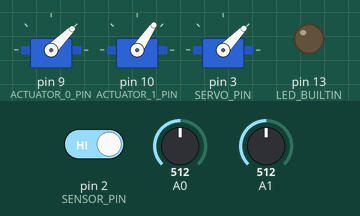
A sketch run on a simulated Arduino Uno, built with avr-gcc and run on an emulated ATmega328P. Parts: 3 × servo, output pins drawn as LEDs (lit = HIGH). The inputs (shaded band) are chosen by the test bench; at power-on: pin 2 (SENSOR_PIN) HIGH, A0 = 512, A1 = 512. What the sketch prints to the serial monitor is not drawn.

Above: at 10.6 s.
10.7 s: pin 2 (SENSOR_PIN) driven LOW
At 13.4 s:
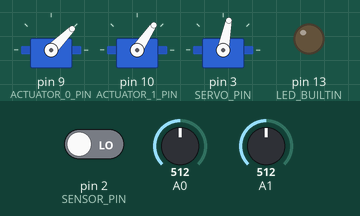
At 15.0 s:
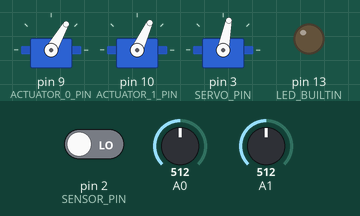
16.7 s: pin 2 (SENSOR_PIN) driven HIGH
At 33.0 s:
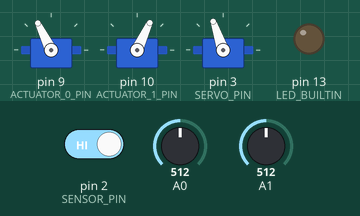
Timing chart, 0 to 34.1 s (numbered marks = the images above; inputs shaded):
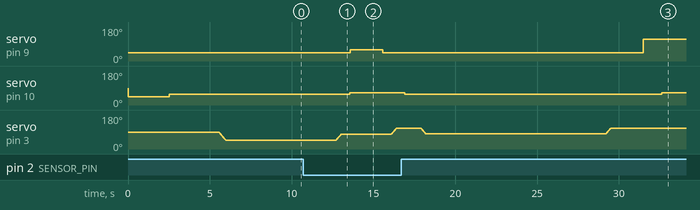

Measured:
- after the input at 10.7 s, servo on pin 9 (ACTUATOR_0_PIN): 45° → 60° after 2.9 s, → 45° 2.0 s later; servo on pin 10 (ACTUATOR_1_PIN): 56° → 65° after 2.8 s; servo on pin 3 (SERVO_PIN): moves from 46° to 109° over 3.7 s, starting after 2.0 s
- after the input at 16.7 s, servo on pin 9 (ACTUATOR_0_PIN): 45° → 116° after 14.8 s

The sketch:

kattkran.ino
```cpp
#include "kattkran_extension.h"
#include <Servo.h>

bool is_water_on=false ;

Kattkran kattkran ;

void setup () {
  Serial.begin(9600);
  kattkran.init();

  delay(DELAY_AFTER_COMPLETION);
}

void loop() {
/*
see flow shart for execution order
QUESTION does the loop look good?
*/

  if (!is_water_on && kattkran.sensor()){//turn the water on
    kattkran.go_to_rest() ;
    delay(500);
    //restposition probebly pointing away from tap
    kattkran.circular_motion(false);
    delay(500);
    //resting position pointing towardes tap
    kattkran.turn_water_on();
    delay(500);
    is_water_on=true ;
    kattkran.go_to_rest();
    delay(500);
  }
  else if (is_water_on){
    kattkran.time_limit() ;
    delay(500);
    kattkran.turn_water_off();
    delay(500);
    is_water_on=false;
    kattkran.go_to_rest();

    delay(4000);
    kattkran.circular_motion(true);
    delay(4000);
    delay(DELAY_AFTER_COMPLETION);
  }
}
```

kattkran_extension.cpp
```cpp
#include "Arduino.h"
#include "kattkran_extension.h"
#include <Servo.h>

// TODO every function included in kattkran.h


void Kattkran::init(){
    pinMode(SENSOR_PIN,INPUT);

    _actuator0.attach(ACTUATOR_0_PIN);
    _actuator1.attach(ACTUATOR_1_PIN);
    pinMode(LED_BUILTIN, OUTPUT);
    _actuators_go_to_min();
    delay(2000);
    _servo.attach(SERVO_PIN);
    go_to_rest();
    delay(2000);
    _circulate(AWAY_ANGLE);
    delay(500);
}


bool Kattkran::sensor(){

  // NOTE currently the internal led active when motion is detected
  // NOTE the sensor react with a LOW signal

  if (digitalRead(SENSOR_PIN) == LOW) {// check if the input is active
    //digitalWrite(LED_BUILTIN, HIGH);  // turn LED ON
    if (_pir_state == HIGH) {
      // we have just turned on
      Serial.println("Motion detected!");
      // We only want to print on the output change, not state
      _pir_state = LOW;
    }
    return true;
  }
  else {//no motion detected
    //digitalWrite(LED_BUILTIN, LOW); // turn LED OFF
    if (_pir_state == LOW){
      // we have just turned of
      Serial.println("Motion ended!");
      // We only want to print on the output change, not state
      _pir_state = HIGH;
    }
    return false;
  }
}

void Kattkran::circular_motion(bool direction, byte speed) {

  Serial.print("Circulating ");
  if (direction) {//this if/else determen the goal angle
    Serial.print("away from tap\n");
    _circulate(AWAY_ANGLE,speed);
  }
  else{ //angle=false
  Serial.print("towardes tap\n");
    _circulate(TAP_ANGLE,speed);
  }


}

void Kattkran::go_to_rest() {
  Serial.print("Going to rest");

  byte const ROTATION_DEVIATION=10;//the amount of degres we can be from tap in ordet to requst rotatiron
  bool rotate;//is true if we are close to the tap and need ta rotate

  //if statments below tells us if we shoud rotate
  if (TAP_ANGLE-ROTATION_DEVIATION <_servo.read() &&  _servo.read()<ROTATION_DEVIATION+TAP_ANGLE){
    rotate=true;
    Serial.print(", with rotation");
    }
  else
    rotate=false ;

  if (rotate)// rotate if we shoud rotate
    _circulate(GOING_TO_REST_ROTATION_ANGLE);
  delay(500);
  //move the actuators simotainiously
  _actuator0.write(ACTUATOR_0_REST);
  _actuator1.write(ACTUATOR_1_REST);
  _wait_on_actuator(ACTUATOR_0_REST,A0);
  _wait_on_actuator(ACTUATOR_1_REST,A1);
  delay(1000);
 if (rotate)//rotate back again
  _circulate(TAP_ANGLE);

  Serial.print(".\n") ;
}

void Kattkran::turn_water_on() {
  //_circulate(TAP_ANGLE);
  //_actuators_go_to_min();
  Serial.println("Turning water on.");
  _move_actuator(ACTUATOR_1_OPEN_TAP,A1, &_actuator1);
  Serial.println("Actuator0 open tap");
  _move_actuator(ACTUATOR_0_OPEN_TAP,A0, &_actuator0);
  delay(2000);
  _move_actuator(PUMP_0_MIN, A0, &_actuator0);
}

void Kattkran::turn_water_off() {
  //_circulate(TAP_ANGLE);
  //_actuators_go_to_min();
  _circulate(GOING_TO_REST_ROTATION_ANGLE);
  delay(2000);
  Serial.println("Turning water off.");
  _move_actuator(ACTUATOR_0_CLOSE_TAP_1_MOVE,A0, NULL);
  delay(1000);
  _move_actuator(ACTUATOR_1_CLOSE_TAP,A1, NULL);
  delay(2000);
  _circulate(TAP_ANGLE);
  delay(1000);
  _move_actuator(PUMP_0_MIN,A0, NULL);
  delay(4000);
  _move_actuator(PUMP_0_MAX, A0, NULL);
  _circulate(GOING_TO_REST_ROTATION_ANGLE);
  _actuators_go_to_min();
}

void Kattkran::time_limit(){
  Serial.println("Waiting on cat to leave.");
  int t=0; //time unit
  while(t<WAIT_TIME){
    if(sensor())
      t=0; //cat's back

    else{
      delay(100);
      t+=100; //if cat isn't there, ++ time unit to later exit function
    }

  }
}


void Kattkran::_circulate(byte goal_angle,byte speed){

  Serial.print("Circulating.");
  Serial.print(goal_angle, DEC);
  Serial.println("");
  byte current_angle = _servo.read();//the angle that vill change in the function, it start with the ltest writen value.
  Serial.print(current_angle, DEC);
  bool increase_angle;//if true increase curren_angle
  increase_angle=(current_angle<goal_angle);
  while (goal_angle != current_angle) {
    //this loop will change the curren_angle until curren_angle and goal is same

    _servo.write(current_angle) ;
    delay(speed) ;
    if (increase_angle)
      ++current_angle;
    else
      --current_angle;
  }
  Serial.println("Current angle");
  Serial.print(current_angle, DEC);
  Serial.print("Circulation ended.\n");
}

void Kattkran::_move_actuator(byte position, byte actuator_read_pin, Servo *actuator_object) {

  //the if statnts below ar kind of specifik to our use
  if (actuator_object == NULL){//if no object is given, go with actiator 0 or 1.
  if (actuator_read_pin==A0)
    actuator_object = & _actuator0;
  else
    actuator_object = & _actuator1;
  }
  (*actuator_object).write(position);
  delay(15);
  _wait_on_actuator(position, actuator_read_pin);

}

void Kattkran::_wait_on_actuator(byte position, byte actuator_read_pin) {

  int previous_analog_read = 0;//Saved analogRead from 100ms before
  int analog_read = analogRead(actuator_read_pin);
  while (_actuator_write_read_converter(analog_read ,false) < position) {
    if (previous_analog_read == analog_read) //Then we're stuck
      break;
    previous_analog_read = analog_read;

    //Wait until actuator is in final position
    delay(100);
    //It takes 100ms for the AD converter to convert signal.
    //Better just wait that time before reading signal again
    analog_read = analogRead(actuator_read_pin);
  }
}

void Kattkran::_actuators_go_to_min() {
  Serial.println("go to min");
  _move_actuator(PUMP_0_MIN, A0, &_actuator0);
  _wait_on_actuator(PUMP_0_MIN, A0);
  _move_actuator(PUMP_1_MIN, A1, &_actuator1);
  _wait_on_actuator(PUMP_0_MIN, A1);
}

int Kattkran::_actuator_write_read_converter(int value,bool way){
  /* eqation is expected to be linear and described as f(x)=ax+b when way=true
    Y=-6.82x+974
    X=(y-974)/-6.82
  */

  const float a=-6.82, b=974;
  if (way)
    return ((int) ((a*value+b) +0.5));//the +0.5 makes c++ round properly
  else
    return ((int) (((value-b)/a) +0.5));
}

int Kattkran::_actuator_cm_to_servo_angle_converter(int value, bool way) {
  int start_val = 45;
  float factor = 9.6;

  if (way == true) { //cm to servo val
    return ((int) (start_val+(value*factor)));
  } else {
    return ((int) ((value-start_val)/factor));
  }

}
```

kattkran_extension.h
```cpp
#ifndef kattkran_extension_h
#define kattkran_extension_h

#include "Arduino.h"
#include <Servo.h>

const byte SERVO_PIN=3;  //digital servo ut
const byte SENSOR_PIN=2; //digital in
const byte ACTUATOR_0_PIN=9; //simulerad analog fran digital
const byte ACTUATOR_1_PIN=10; //simulerad analog fran digital

//Final positions for Actuator 0 or 1 when open and close tap
const byte ACTUATOR_0_OPEN_TAP = 60;
const byte ACTUATOR_1_OPEN_TAP = 65;
const byte ACTUATOR_0_CLOSE_TAP_1_MOVE = 116;
const byte ACTUATOR_0_CLOSE_TAP_2_MOVE = 50;
const byte ACTUATOR_1_CLOSE_TAP = 65;

//Limits for the hydralic systems. Are set when actuator servos inits
const byte PUMP_0_MIN = 45;// MIN for small pump
const byte PUMP_0_MAX = 116; //MAX for small pump
const byte PUMP_1_MIN = 45;//MIN for big pump
const byte PUMP_1_MAX = 115;//MAX for big pump

//values for the positions when the actuators are in rest positions,
const byte ACTUATOR_0_REST = 45;
const byte ACTUATOR_1_REST = 56;

//time between the cat leaving and water tirnd off in ms
const int WAIT_TIME=10000;//TODO Change dummy value

//the rotating the servo will have in [ms/deg]
const byte SERVO_SPEED=10;//TODO Change dummy value

//the time the sensor is inactive after tap begin turned off
const int DELAY_AFTER_COMPLETION=3000;//TODO Change dummy value

//when going to rest you need to take a root around the tap whith help of servo
const byte GOING_TO_REST_ROTATION_ANGLE=110;

//below are the angle limits for the rotating base servo
const byte TAP_ANGLE=80;
const byte AWAY_ANGLE=45;

class Kattkran
{
public:

void init();
  /*runs tha satup/initialisation for the program
  */
bool sensor();
  /*this function return true if the sensor senses motion and
  change the state of _pir_state.
  note that the sensor output LOW when motion is detected.
  */

void circular_motion(bool direction,byte speed=SERVO_SPEED);
  /*den cirklara rorelsen mellan riktad mot kran och riktad fran kran.
  direction syftar pa om den ar riktad mot kranen och ska snurra fran kranen
  eller om den ar riktad fran kranen och ska snurra fran kranen
  rirtad fran kran -> mot kran => direction=false
  rirtad mot kran -> fran kran => direction=true
  speed syftar pa rotationshastigheten i ms/grad
  drivs enbart av servo
  */

void go_to_rest();
  /*make the arm go to a stable state with a stable center of mass.
  requires that the arm can bee in any position, meaning that it has to avoid
  potantialy turning the water on/off.
  driven by linear actuators.
  */

void turn_water_on();
/*turns on the water starting from its resting position and ends without going
  back to restposition
relys on actuators
*/

void turn_water_off();
  /*turns off the water starting from its resting position and ends without going
    back to restposition
  relys on actuators
  */

void time_limit();
  /*a loop that the program is stuck in until the cat has left and a cirtin amount
  of time has passed.

  depends on sensor,(wait_time)
  */

private:

  byte _actuator_0_position;//the analog value written to the linear actuators
  byte _actuator_1_position;//0cm=45, 10cm=141


  Servo _servo;
  int _pir_state = HIGH;//store the detected sensor input in this variable
  Servo _actuator0;
  Servo _actuator1;

  int _actuator_write_read_converter(int value,bool way=true);
  /*converts the angle from serve.wite(angle) to the expected value form
  analogWrite() or the same backwords
  if way is true get: input write angle and return analog read value
  if way=false :input is read analog and output is write angle
  */
  int _actuator_cm_to_servo_angle_converter(int value, bool way);
  /*
   * converts the lenght the actuator reaches out to the angle
   * value that is written to it.
   * bool=true -> cm to angle
   * bool=false -> angle to cm
   */
   void _circulate(byte goal_angle, byte speed = SERVO_SPEED);
   /*circulate the rotating servo(_servo) to goal_angle.
   The speed is in ms/deg.
   */

   void _move_actuator(byte position, byte actuator_read_pin, Servo *actuator_object=NULL );
   /*moves an actuator in servo mode to the argument position.
   the function run until the task is finished.
   position writes to actiator_object in servo mode.
   actuator_read_pin makes the asumption that actuator position and is related with _actuator_write_read_converter.
   actiator_object is the actuator writen to in servo mode.
   */

   void _wait_on_actuator(byte position, byte actuator_read_pin);
   /*waits until a actuator hase reached it's position.
   it breaks the funcition if the actiator stops moving.
   */

   void _actuators_go_to_min();

};


#endif
```
